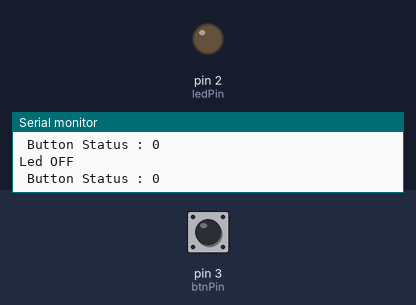
The sketch below on a simulated Arduino Uno, built with avr-gcc and run on an emulated ATmega328P. On the bench: output pins drawn as LEDs (lit = HIGH), the last lines printed to the serial monitor. Dashed ring = blinking. The test bench sets the inputs (shaded band); at power-on: pin 3 (btnPin) LOW.

Above: at 1.2 s.
1.3 s: pin 3 (btnPin) pulled HIGH for 0.15 s
At 1.4 s:
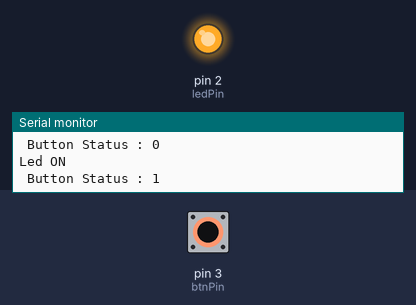
2.9 s: pin 3 (btnPin) pulled HIGH for 1 s
At 4.8 s:
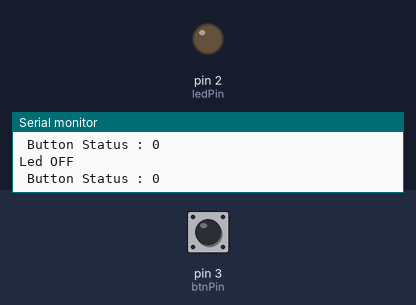
6.9 s: pin 3 (btnPin) pulsed HIGH 2 times (0.12 s each, 0.3 s apart)
At 7.27 s:
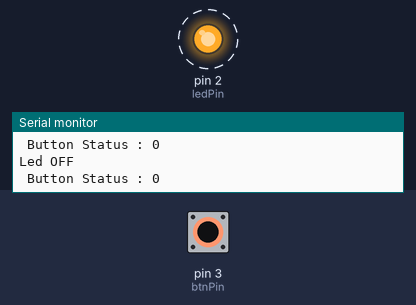
10.5 s: pin 3 (btnPin) pulsed HIGH 5 times (0.12 s each, 0.3 s apart)
At 13.3 s:
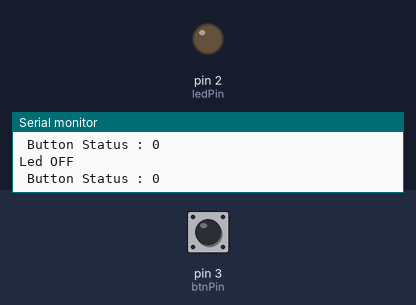
Timing chart, 0 to 14.8 s (numbered marks = the images above; inputs shaded):
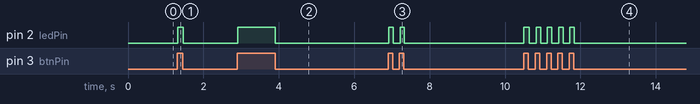

Measured:
- after the input at 1.3 s, pin 2 (ledPin): LOW → HIGH at once, → LOW 0.15 s later
- after the input at 2.9 s, pin 2 (ledPin): LOW → HIGH at once, → LOW 0.99 s later
- after the input at 6.9 s, pin 2 (ledPin): alternates HIGH for 0.12 s and LOW for 0.18 s, 4 changes in all, then stays LOW, starting at once
- after the input at 10.5 s, pin 2 (ledPin): alternates HIGH for 0.12 s and LOW for 0.18 s, 10 changes in all, then stays LOW, starting at once

The sketch:

pushbutton.ino
```cpp
//Basic LED Push button ,  Blink project
const int ledPin=2;
const int btnPin=3;

void setup() {
 pinMode(ledPin,OUTPUT);
 pinMode(btnPin, INPUT);
 Serial.begin(9600);
}


void pushbtn(){
  int state= digitalRead(btnPin);


  if(state==1){
    digitalWrite(ledPin,HIGH);
    Serial.println("Led ON");
     Serial.println(" Button Status : "+String(state));
    }
  else{
      digitalWrite(ledPin,LOW);
      Serial.println("Led OFF");
       Serial.println(" Button Status : "+String(state));
    }
 }


void loop() {

  pushbtn();
}
```
